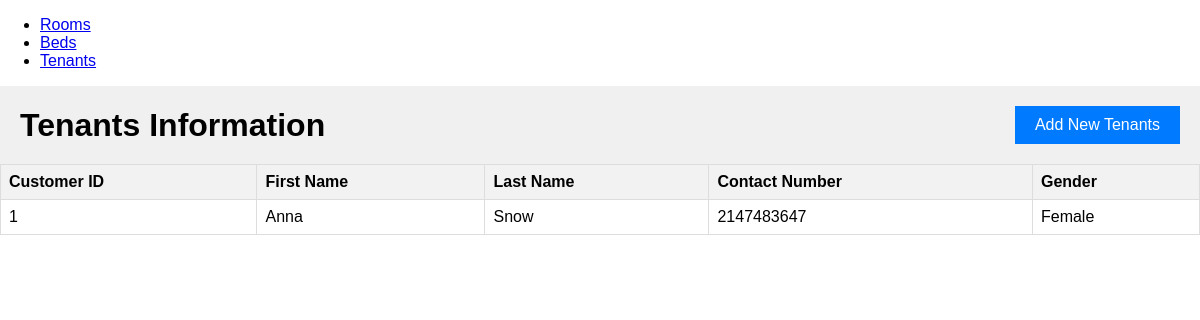
Screenshot of /client/pages/Tenants.php with the database file from the repository.
### tables this page shows
CREATE TABLE `customer` (
  `customer_id` int(11) NOT NULL,
  `first_name` varchar(225) DEFAULT NULL,
  `last_name` varchar(225) DEFAULT NULL,
  `contact_number` int(11) NOT NULL,
  `gender` varchar(225) DEFAULT NULL
);

### server/database/db_connections.php (called while the page is built)
<?php
function connections()
{
    $servername = "localhost";
    $username = "root";
    $password = "";
    $database = "boarding_house";
    try {
        $conn = new PDO("mysql:host=$servername;dbname=$database", $username, $password);
        $conn->setAttribute(PDO::ATTR_ERRMODE, PDO::ERRMODE_EXCEPTION);
        return $conn;
    } catch (PDOException $e) {
        die("Connection failed: " . $e->getMessage());
    }
}
?>

### server/database/models/Tenants_model.php (called while the page is built, shortened)
<?php
require_once dirname(__DIR__, 2) . '/database/db_connections.php';
class TenantsModel
{
    private $connect;
    public function __construct()
    {
        $this->connect = connections();
    }
    public function getAllTenants()
    {
        try {
            $stmt = $this->connect->query('SELECT * FROM customer');
            $tenants = $stmt->fetchAll(PDO::FETCH_ASSOC);
            return $tenants;
        } catch (PDOException $e) {
            throw new Exception("Error fetching tenants: " . $e->getMessage());
        }
    }
}
?>

### client/pages/Tenants.php (the view, shortened to what this page needs)
<?php
include ('../../server/database/models/tenants_model.php');
include ('../../server/app/actionsHandler.php');
try {
    $tenantsModel = new TenantsModel();
    $tenants = $tenantsModel->getAllTenants();
} catch (Exception $e) {
    $error = 'Error fetching tenants data: ' . $e->getMessage();
}
?>
<!DOCTYPE html>
<html lang="en">
<head>
    <link rel="stylesheet" href="../assets/style.css?v=<?php echo time(); ?>">
</head>
<body>
    <?php include_once ('../includes/navbar.php'); ?>
    <div class="container">
        <h1>Tenants Information</h1>
        <button onclick="openAddTenantModal()">Add New Tenants</button>
    </div>
    <table>
        <thead>
            <tr>
                <th>Customer ID</th>
                <th>First Name</th>
                <th>Last Name</th>
                <th>Contact Number</th>
                <th>Gender</th>
            </tr>
        </thead>
        <tbody>
            <?php foreach ($tenants as $tenant): ?>
                <tr>
                    <td>
                        <?php echo $tenant['customer_id']; ?>
                    </td>
                    <td>
                        <?php echo $tenant['first_name']; ?>
                    </td>
                    <td>
                        <?php echo $tenant['last_name']; ?>
                    </td>
                    <td>
                        <?php echo $tenant['contact_number']; ?>
                    </td>
                    <td>
                        <?php echo $tenant['gender']; ?>
                    </td>
                </tr>
            <?php endforeach; ?>
        </tbody>
    </table>
</body>
</html>

### client/assets/style.css (style rules this page uses)
body { font-family: Arial, sans-serif; margin: 0; padding: 0; }
div.container { display: flex; justify-content: space-between; align-items: center; padding: 20px; background-color: #f0f0f0; }
h1 { margin: 0; }
button { padding: 10px 20px; background-color: #007bff; border: none; color: white; font-size: 16px; cursor: pointer; }
table { border-collapse: collapse; width: 100%; }
th, td { border: 1px solid #ddd; padding: 8px; text-align: left; }
th { background-color: #f2f2f2; }

### rows the page displays
customer: customer_id "1", first_name "Anna", last_name "Snow", contact_number "2147483647", gender "Female"
